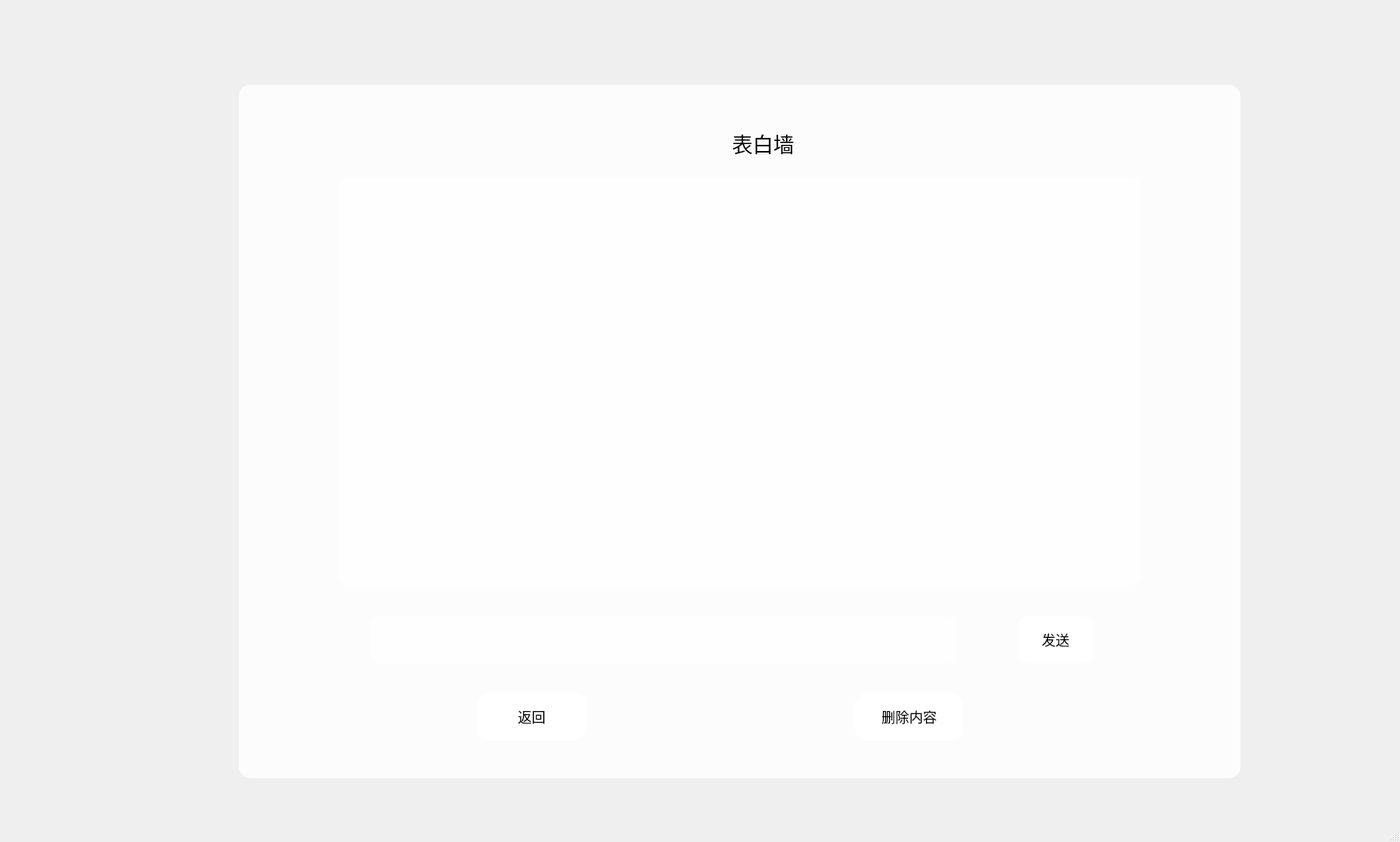
<?xml version="1.0" encoding="UTF-8"?>
<ui version="4.0">
 <class>BoyBiaoBai</class>
 <widget class="QMainWindow" name="BoyBiaoBai">
  <property name="geometry">
   <rect>
    <x>0</x>
    <y>0</y>
    <width>1817</width>
    <height>1093</height>
   </rect>
  </property>
  <property name="windowTitle">
   <string>MainWindow</string>
  </property>
  <property name="styleSheet">
   <string notr="true">*{
background-image: url(:/img/1777777.jpg);
font-size:20px;
font-family:Century Gothic;
}
QFrame{
background:rgba(255,255,255,0.8);
border-radius:15px;
}

#Widget{

}

QToolButton{
background:red;
border-radius:60px;
}
QLabel{
font-size:27px;
color:black;
background:transparent;
}
QPushButton{
font-size:18px;
background:white;
border-radius:15px;
}
QPushButton:hover{

border-radius:15px;
background:#c8adc4;
}
QLineEdit{
background:transparent;
border:none;
color:#717072;
border-bottom:1px solid #717072;
}
QTextBrowser{
	font-size:15px;
}</string>
  </property>
  <widget class="QWidget" name="centralwidget">
   <widget class="QFrame" name="frame">
    <property name="geometry">
     <rect>
      <x>310</x>
      <y>110</y>
      <width>1300</width>
      <height>900</height>
     </rect>
    </property>
    <property name="frameShape">
     <enum>QFrame::StyledPanel</enum>
    </property>
    <property name="frameShadow">
     <enum>QFrame::Raised</enum>
    </property>
    <widget class="QTextBrowser" name="textBrowser">
     <property name="geometry">
      <rect>
       <x>130</x>
       <y>120</y>
       <width>1040</width>
       <height>530</height>
      </rect>
     </property>
    </widget>
    <widget class="QTextEdit" name="textEdit">
     <property name="geometry">
      <rect>
       <x>170</x>
       <y>690</y>
       <width>760</width>
       <height>61</height>
      </rect>
     </property>
    </widget>
    <widget class="QPushButton" name="pushButton">
     <property name="geometry">
      <rect>
       <x>1010</x>
       <y>690</y>
       <width>100</width>
       <height>61</height>
      </rect>
     </property>
     <property name="text">
      <string>发送</string>
     </property>
    </widget>
    <widget class="QPushButton" name="back">
     <property name="geometry">
      <rect>
       <x>310</x>
       <y>790</y>
       <width>140</width>
       <height>61</height>
      </rect>
     </property>
     <property name="text">
      <string>返回</string>
     </property>
    </widget>
    <widget class="QPushButton" name="pushButton_3">
     <property name="geometry">
      <rect>
       <x>800</x>
       <y>790</y>
       <width>140</width>
       <height>61</height>
      </rect>
     </property>
     <property name="text">
      <string>删除内容</string>
     </property>
    </widget>
    <widget class="QLabel" name="label">
     <property name="geometry">
      <rect>
       <x>640</x>
       <y>50</y>
       <width>121</width>
       <height>51</height>
      </rect>
     </property>
     <property name="text">
      <string>表白墙</string>
     </property>
    </widget>
   </widget>
  </widget>
  <widget class="QStatusBar" name="statusbar"/>
 </widget>
 <resources/>
 <connections/>
</ui>
